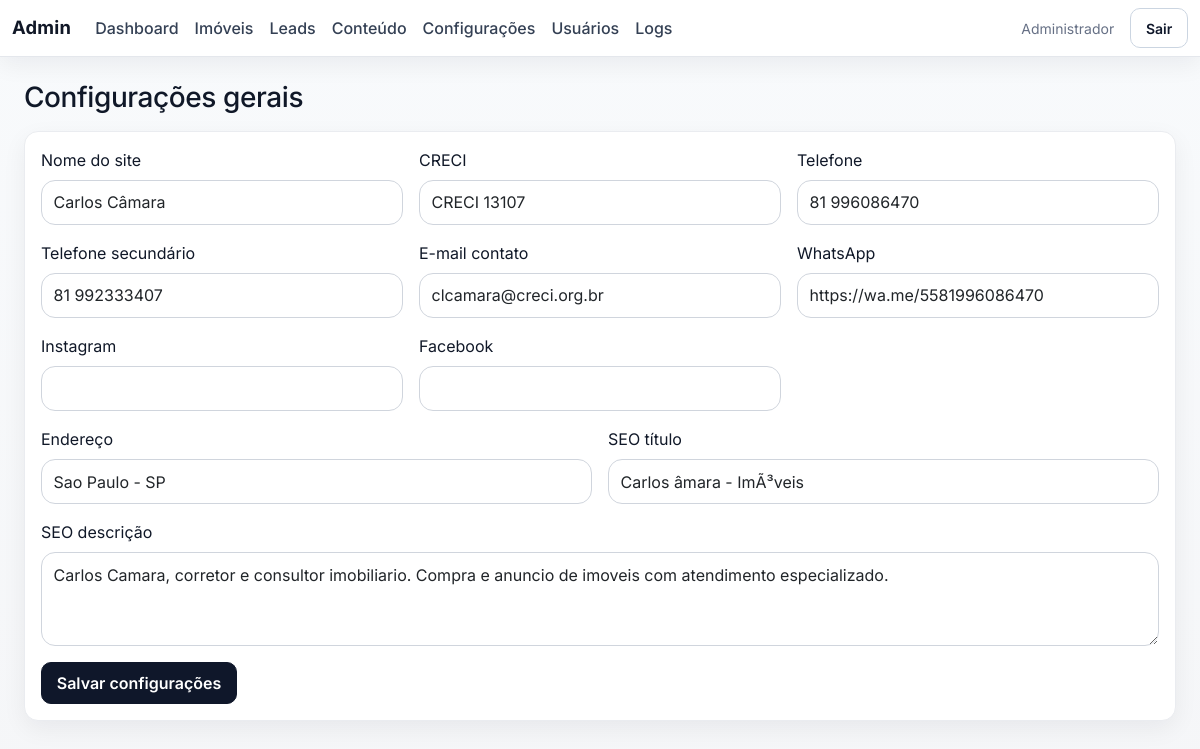
Screenshot of /admin/config (signed in) with the database file from the repository.
### tables this page shows
CREATE TABLE settings (
            key TEXT PRIMARY KEY,
            value TEXT NOT NULL
        );

### app.py (the view, shortened to what this page needs)
@app.route("/admin/config", methods=["GET", "POST"])
@login_required
def admin_config():
    config_keys = [
        "site_nome",
        "creci",
        "telefone",
        "telefone_secundario",
        "email_contato",
        "whatsapp",
        "instagram",
        "facebook",
        "endereco",
        "seo_title",
        "seo_description",
    ]
    values = {key: get_setting(key, "") for key in config_keys}
    return render_template("admin/config_form.html", config=values)

### app.py (called while the page is built)
def get_db():
    if "db" not in g:
        g.db = sqlite3.connect(DB_PATH)
        g.db.row_factory = sqlite3.Row
    return g.db

def query_one(sql, params=()):
    return get_db().execute(sql, params).fetchone()

def login_required(view):
    @wraps(view)
    def wrapped(*args, **kwargs):
        if not session.get("user_id"):
            return redirect(url_for("admin_login"))
        return view(*args, **kwargs)
    return wrapped

def get_setting(key, default=""):
    row = query_one("SELECT value FROM settings WHERE key = ?", (key,))
    return row["value"] if row else default

@app.context_processor
def inject_globals():
    return {
        "site_nome": get_setting("site_nome", "Carlos Câmara"),
        "creci": get_setting("creci", "CRECI 13107"),
        "telefone": get_setting("telefone", "81 996086470"),
        "telefone_secundario": get_setting("telefone_secundario", "81 992333407"),
        "email_contato": get_setting("email_contato", "clcamara@creci.org.br"),
        "whatsapp": get_setting("whatsapp", ""),
        "instagram": get_setting("instagram", ""),
        "facebook": get_setting("facebook", ""),
    }

### templates/admin/config_form.html
{% extends "admin/base_admin.html" %}
{% block content %}
<h1 class="h3 mb-3">Configurações gerais</h1>
<form method="post" class="card card-body">
    <div class="row g-3">
        <div class="col-md-4"><label class="form-label">Nome do site</label><input name="site_nome" class="form-control" value="{{ config['site_nome'] }}"></div>
        <div class="col-md-4"><label class="form-label">CRECI</label><input name="creci" class="form-control" value="{{ config['creci'] }}"></div>
        <div class="col-md-4"><label class="form-label">Telefone</label><input name="telefone" class="form-control" value="{{ config['telefone'] }}"></div>
        <div class="col-md-4"><label class="form-label">Telefone secundário</label><input name="telefone_secundario" class="form-control" value="{{ config['telefone_secundario'] }}"></div>
        <div class="col-md-4"><label class="form-label">E-mail contato</label><input name="email_contato" class="form-control" value="{{ config['email_contato'] }}"></div>
        <div class="col-md-4"><label class="form-label">WhatsApp</label><input name="whatsapp" class="form-control" value="{{ config['whatsapp'] }}"></div>
        <div class="col-md-4"><label class="form-label">Instagram</label><input name="instagram" class="form-control" value="{{ config['instagram'] }}"></div>
        <div class="col-md-4"><label class="form-label">Facebook</label><input name="facebook" class="form-control" value="{{ config['facebook'] }}"></div>
        <div class="col-md-6"><label class="form-label">Endereço</label><input name="endereco" class="form-control" value="{{ config['endereco'] }}"></div>
        <div class="col-md-6"><label class="form-label">SEO título</label><input name="seo_title" class="form-control" value="{{ config['seo_title'] }}"></div>
        <div class="col-12"><label class="form-label">SEO descrição</label><textarea name="seo_description" class="form-control" rows="3">{{ config['seo_description'] }}</textarea></div>
    </div>
    <div class="mt-3"><button class="btn btn-success">Salvar configurações</button></div>
</form>
{% endblock %}

### static/css/site.css (style rules this page uses)
:root { --bg: #f5f6f8; --surface: #ffffff; --surface-soft: #fafbfc; --text: #101828; --muted: #667085; --line: #eaecf0; --brand: #0f172a; --brand-2: #1d2939; --accent: #a98b5e; --shadow-sm: 0 8px 24px rgba(16, 24, 40, 0.06); --shadow-md: 0 16px 32px rgba(16, 24, 40, 0.08); --radius: 14px; }
* { box-sizing: border-box; }
body.app-body { font-family: "Inter", "Segoe UI", Roboto, Arial, sans-serif; background: linear-gradient(180deg, #f8fafc 0%, var(--bg) 100%); color: var(--text); min-height: 100vh; }
.card, .table, .alert, .list-group-item, .form-control, .form-select, .input-group-text { border: 1px solid var(--line); border-radius: var(--radius); }
.card, .table, .list-group-item { background: var(--surface); }
.card { box-shadow: var(--shadow-sm); }
.btn { border-radius: 10px; font-weight: 600; padding: 0.52rem 0.92rem; }
.btn-success { background: #0f172a; border-color: #0f172a; }
.form-control, .form-select { padding: 0.6rem 0.72rem; border-color: #d0d5dd; }
h1, h2, h3, h4, h5 { letter-spacing: -0.015em; }

### rows the page displays
settings: site_nome "Carlos Câmara"
settings: creci "CRECI 13107"
settings: telefone "81 996086470"
settings: telefone_secundario "81 992333407"
settings: email_contato "clcamara@creci.org.br"
settings: whatsapp "https://wa.me/5581996086470"
settings: endereco "Sao Paulo - SP"
settings: seo_title "Carlos âmara - ImÃ³veis"
settings: seo_description "Carlos Camara, corretor e consultor imobiliario. Compra e anuncio de imoveis com atendimento especializado."

### other values shown
{{ session.get("user_nome") }} "Administrador"
